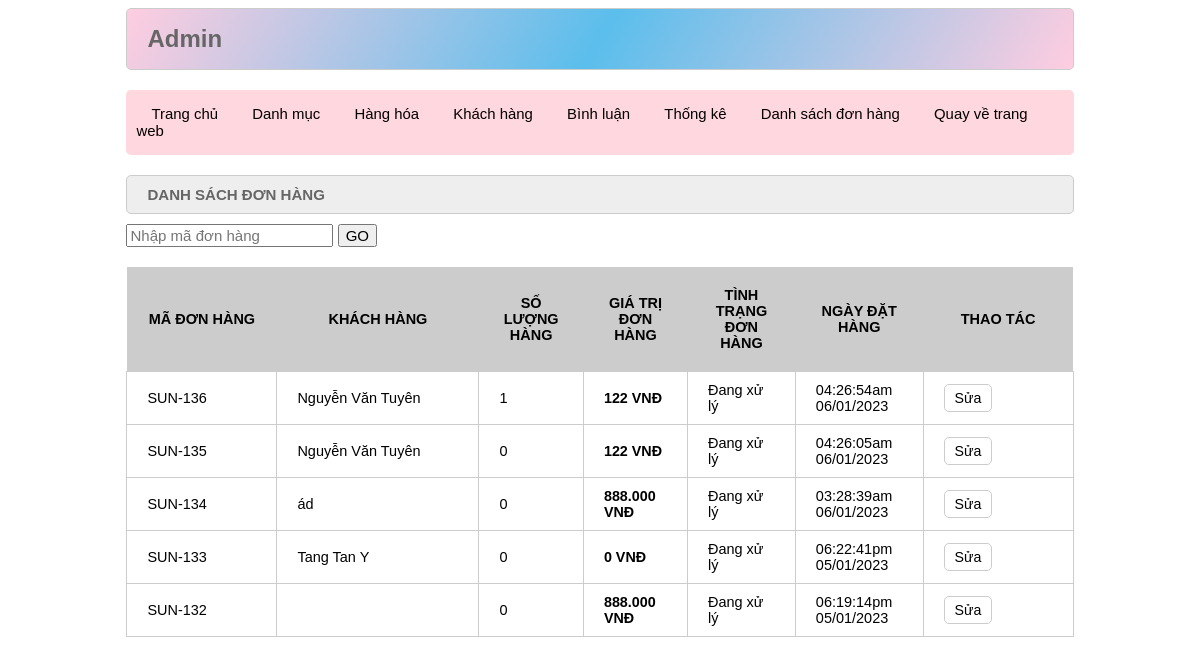
The app's page /admin/index.php?act=listbill (signed in) with its own data.
### tables this page shows
CREATE TABLE `bill` (
  `id` int(10) NOT NULL,
  `iduser` int(10) DEFAULT 0,
  `bill_name` varchar(255) NOT NULL,
  `bill_email` varchar(100) NOT NULL,
  `bill_address` varchar(255) NOT NULL,
  `bill_tel` varchar(50) NOT NULL,
  `bill_pttt` varchar(255) NOT NULL,
  `ngaydathang` varchar(50) NOT NULL,
  `total` int(15) NOT NULL DEFAULT 0,
  `bill_status` tinyint(1) DEFAULT 1 COMMENT '0. Đơn hàng mới\r\n1. Đang xử lý\r\n2. Đang giao hàng\r\n3. Đã giao hàng'
);

### model/pdo.php (called while the page is built, shortened)
<?php
$host = 'doanmau.azurewebsites.net';
$dbname = 'doanmau';
$username = 'chvuiwsvzy';
$password = 'Dungpro7502.';
function pdo_get_connection(){
    global $host, $dbname, $username, $password;
    $dburl = "mysql:host={$host};dbname={$dbname};charset=utf8";
    $conn = new PDO($dburl, $username, $password);
    $conn->setAttribute(PDO::ATTR_ERRMODE, PDO::ERRMODE_EXCEPTION);
    return $conn;
}
function pdo_query($sql){
    $sql_args = array_slice(func_get_args(), 1);
    try{
        $conn = pdo_get_connection();
        $stmt = $conn->prepare($sql);
        $stmt->execute($sql_args);
        $rows = $stmt->fetchAll();
        return $rows;
    }
    catch(PDOException $e){
        throw $e;
    }
    finally{
        unset($conn);
    }
}

### model/cart.php (called while the page is built, shortened)
<?php
    function loadall_cart_count($idbill) {
        $sql="select * from cart where idbill=".$idbill;
        $bill=pdo_query($sql);
        return sizeof($bill);
    }
    function loadall_bill($kyw="",$iduser=0) {
        $sql="select * from bill where 1";
        $sql.=" order by id desc";
        $listbill_ad=pdo_query($sql);
        return $listbill_ad;
    }
    function get_ttdh($n) {
        switch ($n) {
            case '1':
                $tt="Đang xử lý";
                break;
        }
        return $tt;
    }
?>

### admin/bill/listbill.php (the view, shortened to what this page needs)
<div class="row">
            <div class="row frmtitle">
                <H1>DANH SÁCH ĐƠN HÀNG</H1>
            </div>
            <form action="index.php?act=listbill" method="post">
                <input type="text" name="kyw" placeholder="Nhập mã đơn hàng">
                <input type="submit" name="listok" value="GO">
            </form>
            <div class="row frmcontent">
                <div class="row mb10 frmdsloai">
                    <table>
                        <tr>
                            <th style="width: 150px;">MÃ ĐƠN HÀNG</th>
                            <th style="width: 202px;">KHÁCH HÀNG</th>
                            <th>SỐ LƯỢNG HÀNG</th>
                            <th>GIÁ TRỊ ĐƠN HÀNG</th>
                            <th>TÌNH TRẠNG ĐƠN HÀNG</th>
                            <th>NGÀY ĐẶT HÀNG</th>
                            <th style="width:150px">THAO TÁC</th>
                        </tr>
                        <?php
                            foreach ($listbill as $bill) {
                                extract($bill);
                                $kh=$bill["bill_name"];
                                $ttdh=get_ttdh($bill["bill_status"]);
                                $countsp=loadall_cart_count($bill["id"]);
                                $format_total= number_format($total,0,',','.').' VNĐ';
                                $suabill="index.php?act=suabill&id=".$id;
                                echo '<tr>
                                        <td>SUN-'.$bill['id'].'</td>
                                        <td>'.$kh.'</td>
                                        <td>'.$countsp.'</td>
                                        <td><strong>'.$format_total.'</strong></td>
                                        <td>'.$ttdh.'</td>
                                        <td>'.$bill['ngaydathang'].'</td>
                                        <td >
                                        <a href="'.$suabill.'"><input type="button" value="Sửa"></a></td>
                                    </tr>';
                            }
                        ?>
                    </table>
                </div>
            </div>
        </div>

### view/css/style.css (style rules this page uses)
* { box-sizing: border-box; font-family: sans-serif; font-size: 99%; }
.row { float: left; width: 100%; }
.mb10 { margin-bottom: 10px; }
.formtaikhoan input[type="submit"], .frmcontent input[type="submit"], .frmcontent input[type="reset"], .formtaikhoan input[type="reset"], .frmcontent input[type="button"] { border-radius: 5px; padding: 5px 10px; background-color: white; border: 1px #CCC solid; }
.frmtitle { background-color: #EEE; border: 1px #CCC solid; color: #666; border-radius: 5px; padding: 0px 20px; margin-bottom: 10px; }
.frmcontent { padding: 20px 0px; }
.frmdsloai table { width: 100%; border-collapse: collapse; }
.frmdsloai table th { padding: 20px; background-color: #CCC; }
.frmdsloai table td { padding: 10px 20px; border: 1px #CCC solid; }
.cart table,td { border: 1px solid rgb(133, 130, 130); padding: 10px; }

### records on screen
bill: id "136", bill_name "Nguyễn Văn Tuyên", countsp "1", total "122 VNĐ", bill_status "Đang xử lý", ngaydathang "04:26:54am 06/01/2023"
bill: id "135", bill_name "Nguyễn Văn Tuyên", countsp "0", total "122 VNĐ", bill_status "Đang xử lý", ngaydathang "04:26:05am 06/01/2023"
bill: id "134", bill_name "ád", countsp "0", total "888.000 VNĐ", bill_status "Đang xử lý", ngaydathang "03:28:39am 06/01/2023"
bill: id "133", bill_name "Tang Tan Y", countsp "0", total "0 VNĐ", bill_status "Đang xử lý", ngaydathang "06:22:41pm 05/01/2023"
bill: id "132", countsp "0", total "888.000 VNĐ", bill_status "Đang xử lý", ngaydathang "06:19:14pm 05/01/2023"
